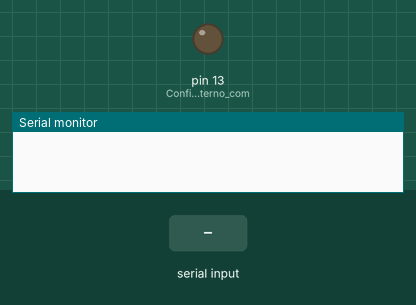
This sketch was run on a simulated Arduino Uno, built with avr-gcc and run on an emulated ATmega328P. Parts: output pins drawn as LEDs (lit = HIGH), the last lines printed to the serial monitor. Dashed ring = blinking. Inputs (shaded band) come from the test bench.

Above: at 1.2 s.
1.3 s: "5\n" received over Serial
At 1.4 s:
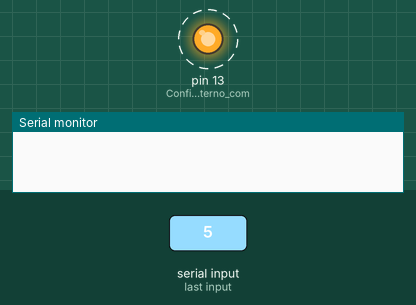
4.3 s: "90,45\n" received over Serial
At 4.8 s:
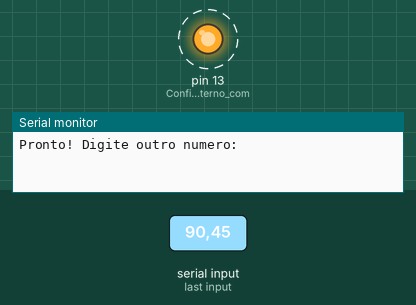
Timing chart, 0 to 13.3 s (numbered marks = the images above; inputs shaded):
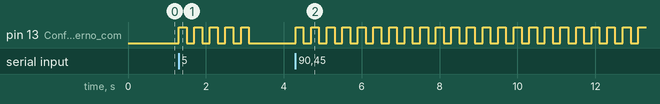

The sketch:

Monocromador_emulador_motor.ino
```cpp
void setup() {
  Serial.begin(9600);          // Inicia comunicação serial a 9600 baud
  pinMode(LED_BUILTIN, OUTPUT); // Configura LED interno como saída
}

void loop() {
  if (Serial.available() > 0) {
    int vezes = Serial.parseInt();                 // Converte string para inteiro [web:1]

    while (Serial.available() > 0) {
      Serial.read(); // Limpar o buffer da Serial
    }

    for(int i = 0; i < vezes; i++) {
      digitalWrite(LED_BUILTIN, HIGH);  // LED acende
      delay(200);                       // Espera 300ms
      digitalWrite(LED_BUILTIN, LOW);   // LED apaga
      delay(200);                       // Espera 300ms
    }

    Serial.println("Pronto! Digite outro numero:");
  }
}
```

Measured:
- after the input at 1.3 s, pin 13 (Configura_LED_interno_com): alternates HIGH for 0.20 s and LOW for 0.20 s, 10 changes in all, then stays LOW, starting at once
- after the input at 4.3 s, pin 13 (Configura_LED_interno_com): alternates HIGH for 0.20 s and LOW for 0.20 s, starting at once
